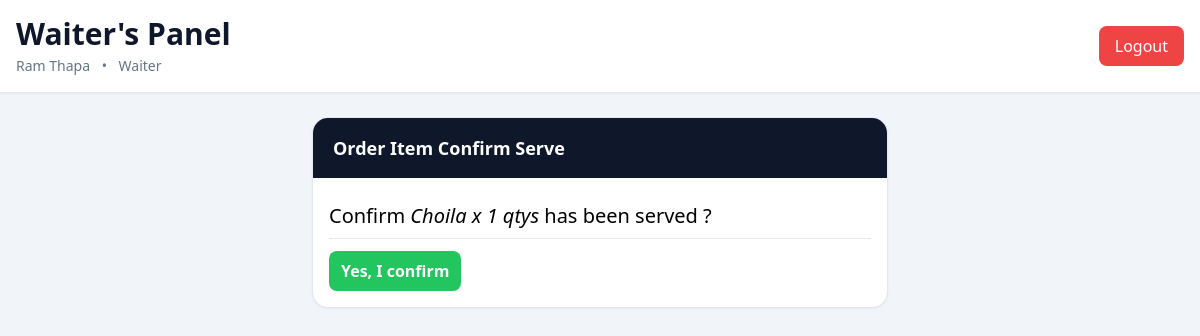
/orders/order/187/served-confirmation/ (signed in), run on the app's committed database.
### accounts/models.py (models this page shows)
class User(AbstractUser):
    class ROLE_CHOICES(models.TextChoices):
        WAITER = 'w', 'Waiter'
        BILLING = 'b', 'Billing'
        KITCHEN = 'k', 'Kitchen'
        OWNER = 'o', 'Owner'
    role = models.CharField(choices=ROLE_CHOICES, max_length=2)

### orders/models.py (models this page shows)
class OrderItem(models.Model):
    class ITEM_STATUS(models.TextChoices):
        PREPARING = 'p', 'Preparing'
        READY = 'r', 'Ready'
        SERVED = 's', 'Served'
    order = models.ForeignKey(Order, on_delete=models.PROTECT, related_name="items")
    menu_item = models.ForeignKey(MenuItem, on_delete=models.PROTECT, related_name="order_items")
    price = models.PositiveIntegerField()
    quantity = models.PositiveIntegerField(default=1)
    status = models.CharField(choices=ITEM_STATUS, max_length=2, default=ITEM_STATUS.PREPARING)
    priority = models.CharField(choices=MenuItem.PRIORITY_CHOICES, default=MenuItem.PRIORITY_CHOICES.MEDIUM,
                                max_length=2)
    def __str__(self):
        return f"{self.menu_item}  x {self.quantity} qtys"

class MenuItem(models.Model):
    class PRIORITY_CHOICES(models.TextChoices):
        HIGH = '3', 'High'
        MEDIUM = '2', 'Medium'
        LOW = '1', 'Low'
    category = models.ForeignKey(Category, on_delete=models.CASCADE, related_name="items")
    station = models.ForeignKey(KitchenStation, on_delete=models.SET_NULL, null=True, related_name="items")
    name = models.CharField(max_length=200)
    price = models.PositiveIntegerField()
    description = models.TextField(null=True, blank=True)
    default_priority = models.CharField(choices=PRIORITY_CHOICES, default=PRIORITY_CHOICES.MEDIUM, max_length=2)
    est_time = models.PositiveIntegerField(help_text="Write estimated preparation time in minutes", null=True,
                                           blank=True)
    image = models.ImageField(upload_to="menu_items", null=True, blank=True)
    def __str__(self):
        return self.name

### orders/views.py (the view, shortened to what this page needs)
# urls.py: path("order/<order_item_id>/served-confirmation/", views.served_confirmation, name="served_confirmation_url"),
@role_required([User.ROLE_CHOICES.WAITER])
def served_confirmation(request, order_item_id):
    order_item = get_object_or_404(OrderItem, pk=order_item_id)
    return render(request, "orders/served-confirmation.html", {
        'order_item': order_item
    })

### orders/templates/orders/served-confirmation.html (shortened to what this page needs)
<!DOCTYPE html>
<html lang="en">
<head>
    <script src="https://cdn.tailwindcss.com"></script>
</head>
<body class="bg-slate-100 min-h-screen">
    <header class="sticky top-0 z-50 bg-white border-b border-slate-200 shadow-sm">
        <div class="max-w-7xl mx-auto px-4 py-4">
            <div class="flex flex-col md:flex-row md:items-center md:justify-between gap-4">
                <div>
                    <h1 class="text-3xl font-bold text-slate-900">
                        Waiter's Panel
                    </h1>
                    <div class="mt-1 text-sm text-slate-500">
                        {{ request.user.first_name }} {{ request.user.last_name }}
                        <span class="mx-2">•</span>
                        {{ request.user.get_role_display }}
                    </div>
                </div>
                <a href="{% url 'logout_view_url' %}"
                    class="inline-flex items-center justify-center px-4 py-2 rounded-lg bg-red-500 hover:bg-red-600 text-white font-medium transition">
                    Logout
                </a>
            </div>
        </div>
    </header>
    <main class="max-w-7xl mx-auto p-4 md:p-6">
        <div class="flex justify-center">
            <section class="lg:w-[50%]  bg-white rounded-2xl shadow-sm border border-slate-200 overflow-hidden">
                <div class="px-5 py-4 bg-slate-900 text-white flex items-center justify-between">
                    <h2 class="font-bold text-lg">
                        Order Item Confirm Serve
                    </h2>
                </div>
                <div class="p-4">
                    <h1 class="text-xl my-2">Confirm <i>{{ order_item }}</i> has been served ?</h1>
                    <hr>
                    <div class=" flex gap-3 items-center mt-3">
                        <form action="" method="post">
                            <button class="py-2 px-3 bg-green-500 rounded-lg text-gray-50 font-semibold hover:bg-green-700" type="submit">Yes, I confirm</button>
                        </form>
                    </div>
                </div>
            </section>
        </div>
    </main>
</body>
</html>

### data on the page
User: user.first_name "Ram", user.last_name "Thapa", user.role "Waiter"
OrderItem: menu_item+quantity "Choila x 1 qtys"
